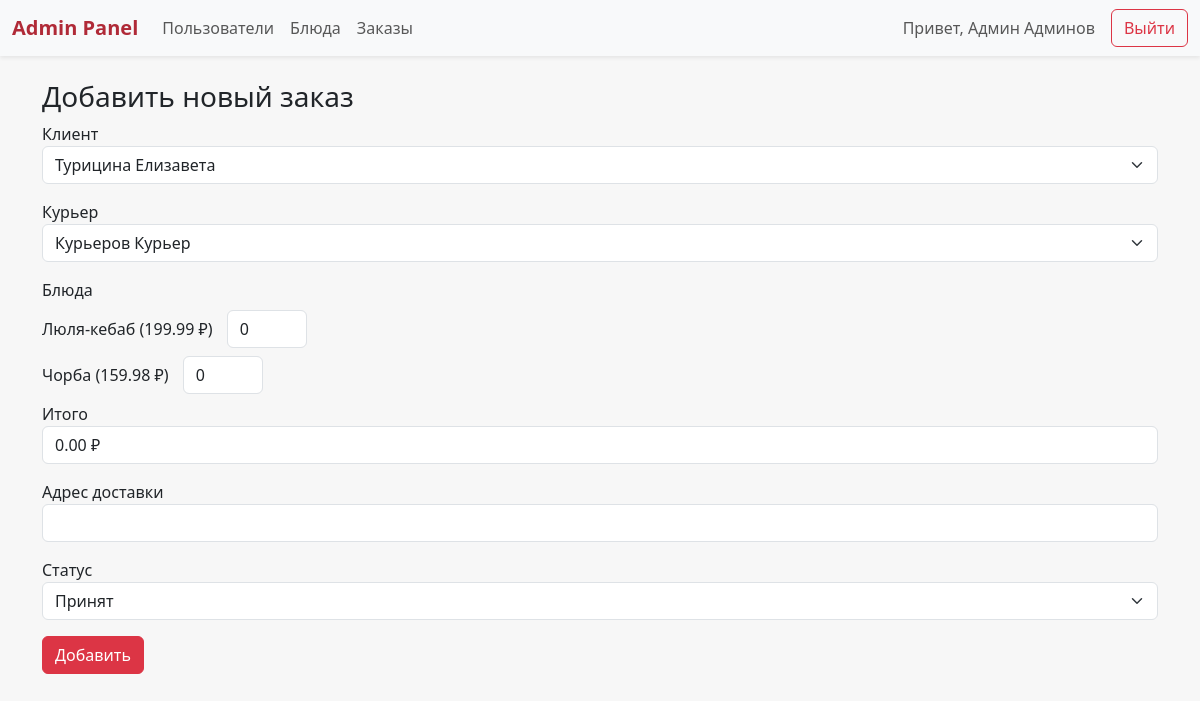
/admin/add/addOrder.php (signed in), run on the app's committed database.
### tables this page shows
CREATE TABLE `Users` (
  `Id` int(11) NOT NULL,
  `Surname` varchar(255) NOT NULL,
  `Name` varchar(255) NOT NULL,
  `Patronomyc` varchar(255) DEFAULT NULL,
  `Phone` varchar(255) NOT NULL,
  `Password` varchar(1000) NOT NULL,
  `Role` enum('client','courier','admin') NOT NULL
);

CREATE TABLE `Dishes` (
  `Id` int(11) NOT NULL,
  `Name` varchar(255) NOT NULL,
  `Сompound` varchar(255) NOT NULL,
  `Price` decimal(10,2) NOT NULL,
  `Img` varchar(255) NOT NULL
);

### admin/add/addOrder.php (the view, shortened to what this page needs)
<?php
    include("../../settings/connect_database.php");
    if(isset($_SESSION['user'])) {
        if($_SESSION['user'] != -1) {
            $query = $mysqli->query("SELECT `Role`, `Name`, `Surname` FROM `Users` WHERE `Id` = ".$_SESSION["user"]);
            if($query && $query->num_rows == 1) {
                $read = $query->fetch_assoc();
            }
        } else {
            header("Location: ../../index.php");
        }
    } else {
        header("Location: ../../index.php");
    }
    $username = $read["Name"]. ' '. $read["Surname"];
    $clients = $mysqli->query("SELECT `Id`, `Name`, `Surname` FROM `Users` WHERE `Role`='client'");
    $couriers = $mysqli->query("SELECT `Id`, `Name`, `Surname` FROM `Users` WHERE `Role`='courier'");
    $dishes = $mysqli->query("SELECT `Id`, `Name`, `Price` FROM `Dishes`");
?>
<!DOCTYPE html>
<html lang="ru">
<head>
    <link href="https://cdn.jsdelivr.net/npm/bootstrap@5.3.2/dist/css/bootstrap.min.css" rel="stylesheet">
</head>
<body>
    <nav class="navbar navbar-expand-lg navbar-light bg-light shadow-sm mb-4">
        <div class="container-fluid">
        <a class="navbar-brand" href="../admin.php">Admin Panel</a>
        <div class="collapse navbar-collapse" id="navbarAdmin">
          <ul class="navbar-nav me-auto mb-2 mb-lg-0">
            <li class="nav-item">
              <a class="nav-link" href="../users.php">Пользователи</a>
            </li>
            <li class="nav-item">
              <a class="nav-link" href="../dishes.php">Блюда</a>
            </li>
            <li class="nav-item">
              <a class="nav-link" href="../orders.php">Заказы</a>
            </li>
          </ul>
          <span class="navbar-text me-3">Привет, <?= $username?></span>
          <a href="../../functions/logout.php" class="btn btn-outline-danger">Выйти</a>
        </div>
        </div>
    </nav>
    <div class="container mt-4">
        <h3>Добавить новый заказ</h3>
        <form method="post">
        <div class="mb-3">
            <label>Клиент</label>
            <select name="client" class="form-select" required>
                <?php while($c=$clients->fetch_assoc()): ?>
                    <option value="<?= $c['Id'] ?>">
                        <?= $c['Surname'].' '.$c['Name'] ?>
                    </option>
                <?php endwhile; ?>
            </select>
        </div>
        <div class="mb-3">
            <label>Курьер</label>
            <select name="courier" class="form-select" required>
                <?php while($w=$couriers->fetch_assoc()): ?>
                    <option value="<?= $w['Id'] ?>">
                        <?= $w['Surname'].' '.$w['Name'] ?>
                    </option>
                <?php endwhile; ?>
            </select>
        </div>
        <label class="form-label">Блюда</label>
        <?php while($d = $dishes->fetch_assoc()): ?>
            <div class="mb-2">
                <span><?= $d['Name'] ?> (<?= $d['Price'] ?> ₽)</span>
                <input type="number" name="dishes[<?= $d['Id'] ?>]" min="0" value="0" data-price="<?= $d['Price'] ?>" class="form-control dish-qty" style="width:80px; display:inline-block; margin-left:10px;">
            </div>
        <?php endwhile; ?>
        <div class="mb-3">
            <label>Итого</label>
            <input type="text" id="total" class="form-control" readonly value="0 ₽">
        </div>
        <div class="mb-3">
            <label>Адрес доставки</label>
            <input type="text" name="address" class="form-control" required>
        </div>
        <div class="mb-3">
            <label>Статус</label>
            <select name="status" class="form-select">
                <option value="accepted">Принят</option>
            </select>
        </div>
        <button class="btn btn-danger">Добавить</button>
        </form>
    </div>
</body>
</html>

### admin/add/addOrder.php (style rules this page uses)
body { background-color: #f7f7f7; }
.navbar-brand { font-weight: 600; color: #b02a37 !important; }

### data on the page
users: username "Админ Админов"
dishes: Name "Люля-кебаб", Price "199.99"
dishes: Name "Чорба", Price "159.98"

### other printed values
form field client "Турицина Елизавета"
form field courier "Курьеров Курьер"
